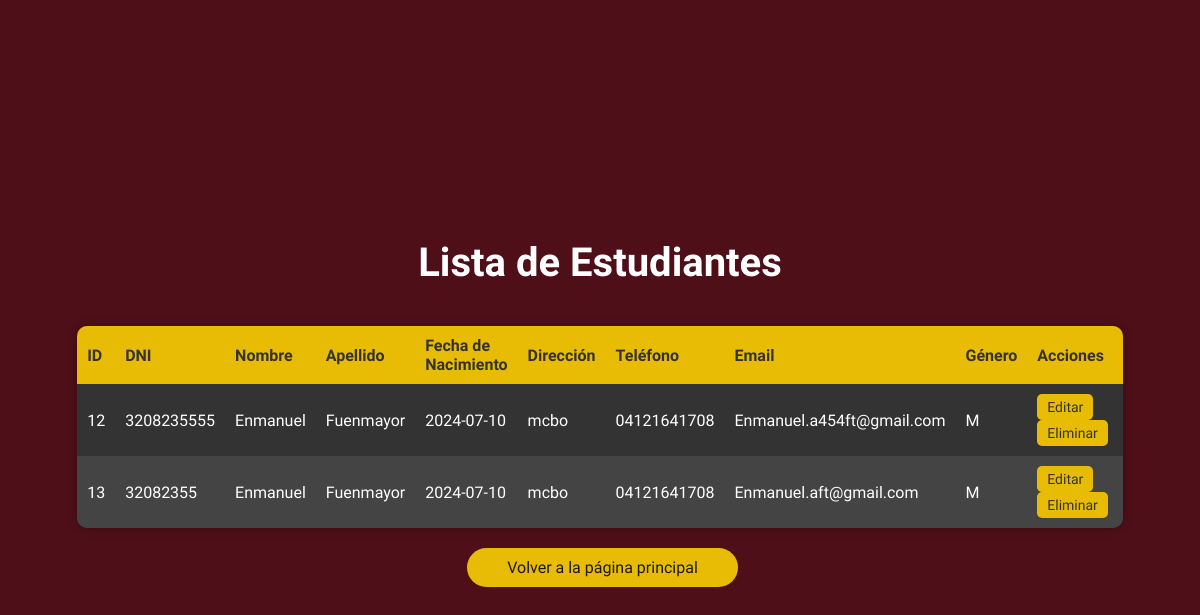
Before: /estudiantes with the older database file.
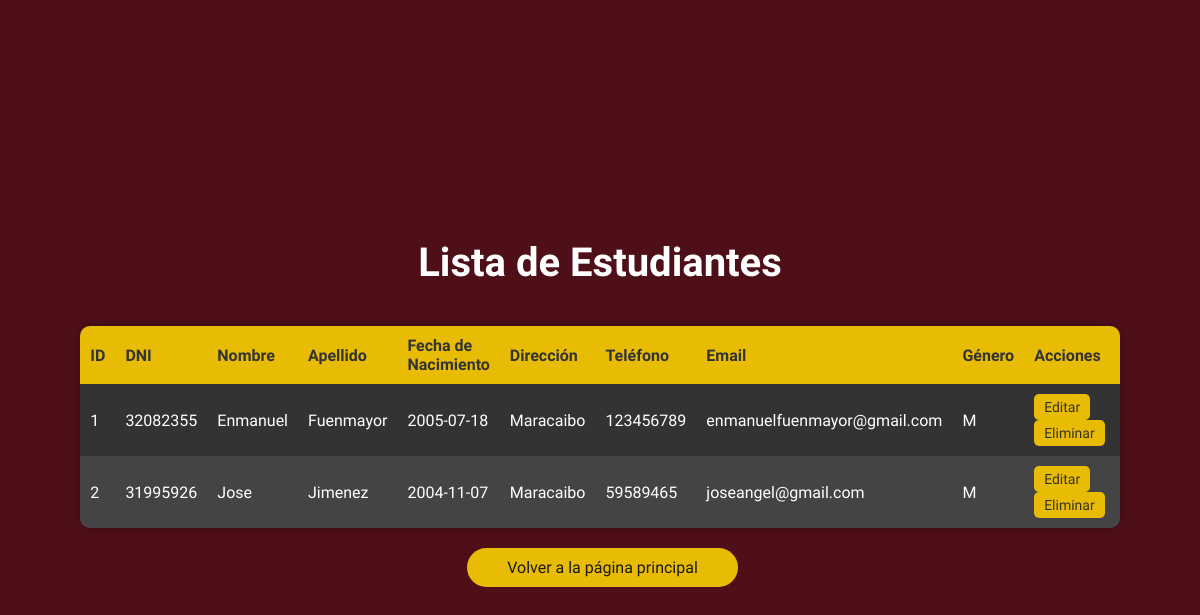
After: the same page with the newer database file.
### tables this page shows
CREATE TABLE Estudiante (
    id_estudiante INTEGER PRIMARY KEY AUTOINCREMENT,
    dni_estudiante VARCHAR(20) UNIQUE NOT NULL,
    nombre VARCHAR(100) NOT NULL,
    apellido VARCHAR(100) NOT NULL,
    fecha_nacimiento DATE NOT NULL,
    direccion VARCHAR(255) NOT NULL,
    telefono VARCHAR(20) NOT NULL,
    email VARCHAR(100) UNIQUE NOT NULL,
    genero CHAR(1) CHECK(genero IN ('M', 'F'))
);

### app/views_P.py (the view)
@app.route('/estudiantes')
def estudiantes():
    conn = get_db()
    cursor = conn.execute('SELECT * FROM Estudiante')
    estudiantes = cursor.fetchall()
    conn.close()
    return render_template('estudiantes.html', estudiantes=estudiantes)

### app/views_P.py (called while the page is built)
def get_db():
    db = getattr(g, '_database', None)
    if db is None:
        db = g._database = sqlite3.connect(DATABASE)
        db.row_factory = sqlite3.Row
    return db

@app.teardown_appcontext
def close_connection(exception):
    db = getattr(g, '_database', None)
    if db is not None:
        db.close()

### app/templates/estudiantes.html (shortened to what this page needs)
<!DOCTYPE html>
<html lang="es">
<head>
</head>
<body>
    <h1>Lista de Estudiantes</h1>
    <table>
        <tr>
            <th>ID</th>
            <th>DNI</th>
            <th>Nombre</th>
            <th>Apellido</th>
            <th>Fecha de Nacimiento</th>
            <th>Dirección</th>
            <th>Teléfono</th>
            <th>Email</th>
            <th>Género</th>
            <th>Acciones</th>
        </tr>
        {% for estudiante in estudiantes %}
        <tr>
            <td>{{ estudiante.id_estudiante }}</td>
            <td>{{ estudiante.dni_estudiante }}</td>
            <td>{{ estudiante.nombre }}</td>
            <td>{{ estudiante.apellido }}</td>
            <td>{{ estudiante.fecha_nacimiento }}</td>
            <td>{{ estudiante.direccion }}</td>
            <td>{{ estudiante.telefono }}</td>
            <td>{{ estudiante.email }}</td>
            <td>{{ estudiante.genero }}</td>
            <td>
                <a href="{{ url_for('edit_estudiante', id=estudiante.id_estudiante) }}" class="button">Editar</a>
                <form method="POST" action="{{ url_for('delete_estudiante', id=estudiante.id_estudiante) }}" style="display: inline;">
                    <button type="submit" class="button" onclick="return confirm('¿Estás seguro de eliminar este estudiante?')">Eliminar</button>
                </form>
            </td>
        </tr>
        {% endfor %}
    </table>
         <div class="button-container">
        <a href="{{ url_for('index') }}" class="button button-back">Volver a la página principal</a>
        </div>
</body>
</html>

### app/templates/estudiantes.html (style rules this page uses)
body { font-family: 'Roboto Condensed', sans-serif; background-color: #4F0F19; color: #fff; display: flex; justify-content: center; align-items: center; height: 100vh; margin: 0; flex-direction: column; }
h1 { font-size: 2.5em; margin-bottom: 20px; }
table { width: 80%; margin-top: 20px; border-collapse: collapse; background-color: rgba(51, 51, 51, 0.8); border-radius: 10px; overflow: hidden; box-shadow: 0 0 10px rgba(0, 0, 0, 0.3); }
th, td { padding: 10px; text-align: left; }
th { background-color: #e8bb05; color: #333; }
tr:nth-child(even) { background-color: #333; }
tr:nth-child(odd) { background-color: #444; }
td { border: 1px solid #444; }
table, th, td { border: none; }
.button { background-color: #e8bb05; color: #333; border: none; padding: 5px 10px; border-radius: 5px; cursor: pointer; transition: background-color 0.3s; font-size: 14px; font-family: 'Roboto Condensed', sans-serif; margin-right: 5px; text-decoration: none; display: inline-block; }
.button-container { text-align: right; margin-top: 20px; }
.button-back { text-align: right; background-color: #e8bb05; color: #1a1a1a; border: none; padding: 10px 40px; border-radius: 100px; cursor: pointer; transition: background-color 0.5s; font-size: 16px; font-family: 'Roboto Condensed', sans-serif; text-decoration: none; margin-left: 10px; }

Changed rows visible on the page:
removed Estudiante: id_estudiante "12", dni_estudiante "3208235555", nombre "Enmanuel", apellido "Fuenmayor", fecha_nacimiento "2024-07-10", direccion "mcbo", telefono "04121641708", email "Enmanuel.a454ft@gmail.com", genero "M"
removed Estudiante: id_estudiante "13", dni_estudiante "32082355", nombre "Enmanuel", apellido "Fuenmayor", fecha_nacimiento "2024-07-10", direccion "mcbo", telefono "04121641708", email "Enmanuel.aft@gmail.com", genero "M"
added Estudiante: id_estudiante "1", dni_estudiante "32082355", nombre "Enmanuel", apellido "Fuenmayor", fecha_nacimiento "2005-07-18", direccion "Maracaibo", telefono "123456789", email "enmanuelfuenmayor@gmail.com", genero "M"
added Estudiante: id_estudiante "2", dni_estudiante "31995926", nombre "Jose", apellido "Jimenez", fecha_nacimiento "2004-11-07", direccion "Maracaibo", telefono "59589465", email "joseangel@gmail.com", genero "M"
